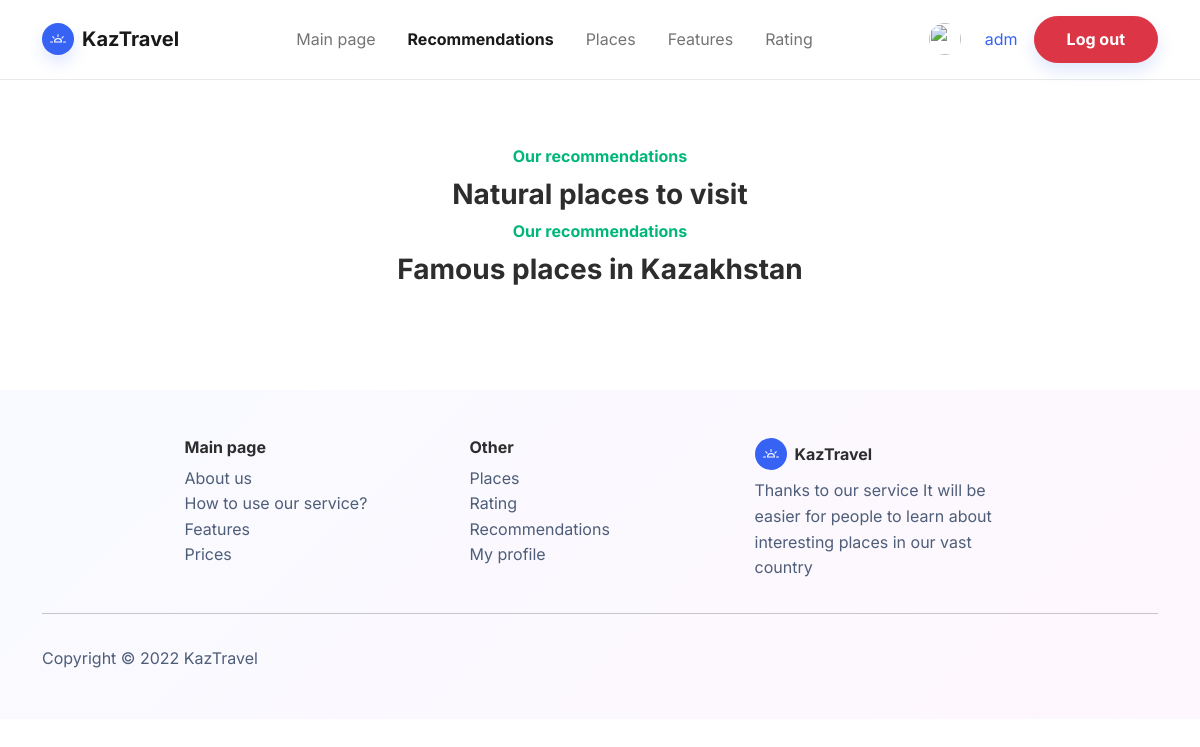
The app's page /recommendations (signed in), older data.
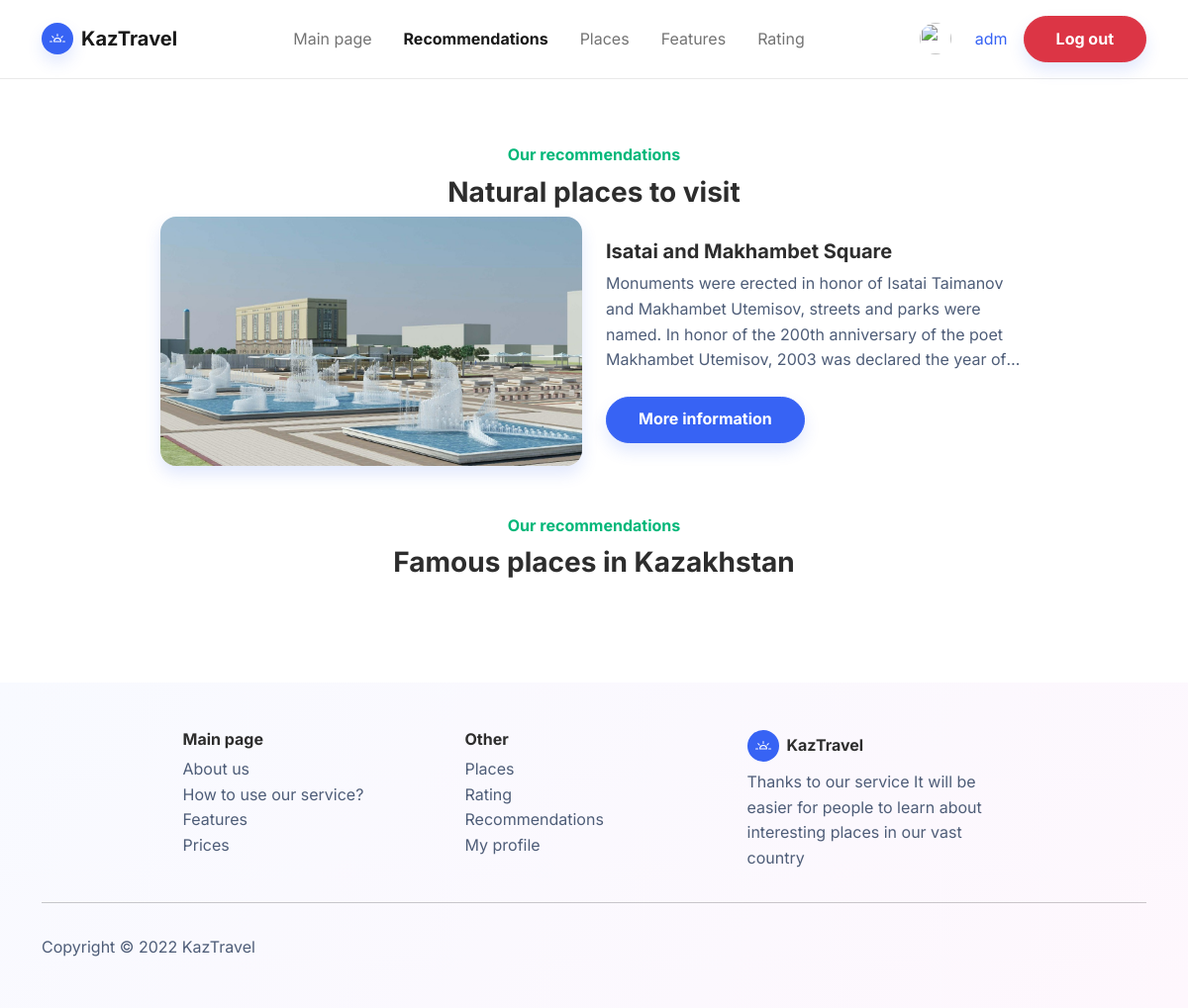
The same page, newer data.
### project/models.py (models this page shows, shortened)
class Places(models.Model):
    name = models.TextField(verbose_name='Name:', max_length=300)
    description = models.TextField(verbose_name='Description:', max_length=1000)
    price = models.TextField(verbose_name='Price:', max_length=50)
    city = models.CharField(verbose_name='City', choices=City, max_length=40)
    type = models.CharField(verbose_name='Type', choices=Type, max_length=40)
    recommend_1 = models.BooleanField(default=False)
    recommend_2 = models.BooleanField(default=False)
    visits = models.IntegerField(default=0)
    pic = ImageField(verbose_name='Picture', null=True, blank=True, max_length=100, upload_to='images/places')
    class Meta:
        verbose_name = 'Place'
        verbose_name_plural = 'Places'

### project/views.py (the view)
# urls.py: path('recommendations', recommendations, name="recommendations"),
@login_required(login_url='/login/')
def recommendations(request):
    context = {
        'profile': Profile.objects.filter(username=request.user.username).first(),
        'places_1': Places.objects.filter(recommend_1='True').all()[:5],
        'places_2': Places.objects.filter(recommend_2='True').all()[:5]
    }
    return render(request, 'recommendations.html', context)

### project/templates/recommendations.html (shortened to what the changed rows need)
<!doctype html>
<html lang="en">
<head>
    {% load static %}
    <link href="https://cdn.jsdelivr.net/npm/bootstrap@5.1.3/dist/css/bootstrap.min.css" rel="stylesheet">
     <link href="{% static 'css/recomendations.css' %}" rel="stylesheet" type="text/css">
     <link href="{% static 'css/bootstrap.min.css' %}" rel="stylesheet" type="text/css">
</head>
<body>
  <section class="py-5 mt-5">
    <div class="container py-5">
       {% for i in places_1.all %}
      <div class="row row-cols-1 row-cols-md-2 mx-auto" style="max-width: 900px;">
        <div class="col mb-5"><img class="rounded img-fluid shadow" src="{{MEDIA_URL}}{{ i.pic.url}}"></div>
        <div class="col d-md-flex align-items-md-end align-items-lg-center mb-5">
          <div>
            <h5 class="fw-bold">{{ i.name }}</h5>
            <p class="text-muted mb-4 text-lim">{{ i.description }}</p>
            <a href="{% url 'place_detail' i.id %}"><button class="btn btn-primary shadow" type="button">More information</button></a>
          </div>
        </div>
      </div>
      {% endfor %}
    </div>
  </section>
</body>
</html>

Row changes from the older to the newer data that the page shows:
now on this page (row edited): Places: pic (picture), name "Isatai and Makhambet Square", description "Monuments were erected in honor of Isatai Taimanov and Makhambet Utemisov, streets and parks were named. In honor of the 200th anniversary of the poet Makhambet Utemisov, 2003 was declared the year…"
